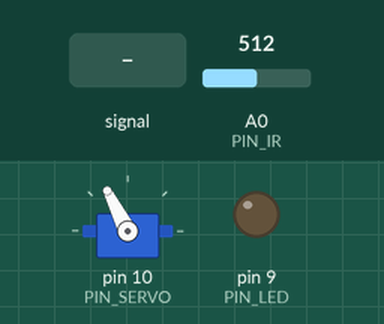
The sketch below on a simulated Arduino Uno, built with avr-gcc and run on an emulated ATmega328P. Parts: servo, output pins drawn as LEDs (lit = HIGH). The test bench sets the inputs (shaded band); at power-on: A0 (PIN_IR) = 512. What the sketch prints to the serial monitor is not drawn.

Above: at 1.2 s.
1.3 s: A0 (PIN_IR) fed a 200 Hz sine of ±81 counts around its level
4.3 s: A0 (PIN_IR) set to 400
5.8 s: A0 (PIN_IR) set to 420
7.3 s: A0 (PIN_IR) fed a 1000 Hz sine of ±255 counts around its level
Timing chart, 0 to 11.3 s (numbered marks = the images above; inputs shaded):
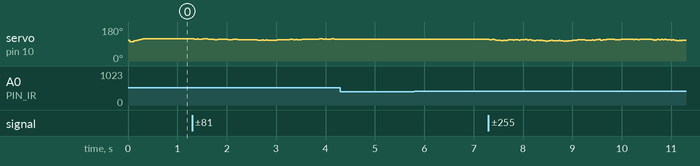

The sketch:

PDControl.ino
```cpp
#include <Servo.h>

/////////////////////////////
// Configurable parameters //
/////////////////////////////

// Arduino pin assignment
#define PIN_LED 9
#define PIN_SERVO 10
#define PIN_IR A0

// Framework setting
#define _DIST_TARGET 255
#define _DIST_MIN 100
#define _DIST_MAX 410

// Distance sensor
#define _DIST_ALPHA 0.5
#define a 64
#define b 298

// Servo range
#define _DUTY_MIN 1570
#define _DUTY_NEU 1670
#define _DUTY_MAX 1770

// Servo speed control
#define _SERVO_ANGLE 30
#define _SERVO_SPEED 100

// Event periods
#define _INTERVAL_DIST 20
#define _INTERVAL_SERVO 20
#define _INTERVAL_SERIAL 100

// PID parameters
#define _KP 0.7
#define _KI 0.0
#define _KD 100.0

// ir filter
#define LENGTH 70
#define k_LENGTH 15


//////////////////////
// global variables //
//////////////////////

// Servo instance
Servo myservo;

// Distance sensor
float dist_target;
float dist_raw, dist_ema;

// Event periods
unsigned long last_sampling_time_dist, last_sampling_time_servo,last_sampling_time_serial;


bool event_dist, event_servo, event_serial;

// Servo speed control
int duty_chg_per_interval;
int duty_target, duty_curr, duty_neutral;

// PID variables
float error_curr, error_prev, control, pterm, dterm, iterm;


void setup() {
// initialize GPIO pins for LED and attach servo
    pinMode(PIN_LED, OUTPUT);
    myservo.attach(PIN_SERVO);

    // initialize global variables
    duty_curr = _DUTY_MIN;
    duty_target = _DIST_TARGET;
    duty_neutral = _DUTY_NEU;
    last_sampling_time_dist, last_sampling_time_servo, last_sampling_time_serial = 0;

    dist_raw = dist_ema = 0;
    pterm = iterm = dterm = 0;

    error_prev = 0;

    // move servo to neutral position
    myservo.writeMicroseconds(_DUTY_NEU);
    //while(1) {}

    // initialize serial port
    Serial.begin(57600);

    // convert angle speed into duty change per interval.
    duty_chg_per_interval = int((_DUTY_MAX - _DUTY_MIN) * ((float)_SERVO_SPEED /  _SERVO_ANGLE) * (float(_INTERVAL_DIST) / 1000.0));

}

void loop() {
    /////////////////////
    // Event generator //
    /////////////////////
    unsigned long time_curr = millis();

    if(time_curr >= last_sampling_time_dist + _INTERVAL_DIST) {
        last_sampling_time_dist += _INTERVAL_DIST;
        event_dist = true;
    }
    if(time_curr >= last_sampling_time_servo + _INTERVAL_SERVO) {
        last_sampling_time_servo += _INTERVAL_SERVO;
        event_servo = true;
    }
    if(time_curr >= last_sampling_time_serial + _INTERVAL_SERIAL) {
        last_sampling_time_serial += _INTERVAL_SERIAL;
        event_serial = true;
    }

    ////////////////////
    // Event handlers //
    ////////////////////

    if(event_dist) {
        event_dist = false;
        // get a distance reading from the distance sensor
        dist_raw = ir_distance_filtered();
        dist_ema = _DIST_ALPHA * dist_raw + (1 - _DIST_ALPHA) * dist_ema;


        // PID control logic
        error_curr = _DIST_TARGET - dist_raw;

        pterm = _KP * error_curr;
        dterm = _KD * (error_curr - error_prev);
        control = pterm + dterm;
        duty_target = _DUTY_NEU + control;

        // Limit duty_target within the range of [_DUTY_MIN, _DUTY_MAX]
        if(duty_target < _DUTY_MIN) duty_target = _DUTY_MIN;
        if(duty_target > _DUTY_MAX) duty_target = _DUTY_MAX;

        // update error_prev
        error_prev = error_curr;
    }

    if(event_servo) {
        event_servo = false;
        // adjust duty_curr toward duty_target by duty_chg_per_interval
        if(duty_target > duty_curr) {
            duty_curr += duty_chg_per_interval;
            if(duty_curr > duty_target) duty_curr = duty_target;
        }
        else {
            duty_curr -= duty_chg_per_interval;
            if(duty_curr < duty_target) duty_curr = duty_target;
        }

        // update servo position
        myservo.writeMicroseconds((int)duty_curr);

        event_servo = false;
    }

    if(event_serial) {
        event_serial = false;
        Serial.print("dist_ir:");
        Serial.print(dist_raw);
        Serial.print(",pterm:");
        Serial.print(map(pterm,-1000,1000,510,610));
        Serial.print(",dterm:");
        Serial.print(map(dterm,-1000,1000,510,610));
        Serial.print(",duty_target:");
        Serial.print(map(duty_target,1000,2000,410,510));
        Serial.print(",duty_curr:");
        Serial.print(map(duty_curr,1000,2000,410,510));
        Serial.println(",Min:100,Low:200,dist_target:255,High:310,Max:410");
    }
}

float ir_distance(void){ // return value unit: mm
    float val;
    float volt = float(analogRead(PIN_IR));
    val = ((6762.0/(volt - 9.0)) - 4.0) * 10.0;
    return val;
}

float ir_distance_filtered(void){ // return value unit: mm
    int cnt = 0;
    int sum = 0;
    int dist_list[LENGTH+1];
    while (cnt < LENGTH)
    {
        dist_list[cnt] = 100 + 300.0 / (b - a) * (ir_distance() - a);
        sum += dist_list[cnt];
        cnt++;
    }

    for (int i = 0; i < LENGTH-1; i++){
        for (int j = i+1; j < LENGTH; j++){
            if (dist_list[i] > dist_list[j]) {
                float tmp = dist_list[i];
                dist_list[i] = dist_list[j];
                dist_list[j] = tmp;
            }
        }
    }

    for (int i = 0; i < k_LENGTH; i++) {
        sum -= dist_list[i];
    }
    for (int i = 1; i <= k_LENGTH; i++) {
        sum -= dist_list[LENGTH-i];
    }

    return sum/(LENGTH-2*k_LENGTH);
}
```

Measured:
- after the input at 5.8 s, servo on pin 10 (PIN_SERVO): 114° → 115° at once, → 114° 0.03 s later
